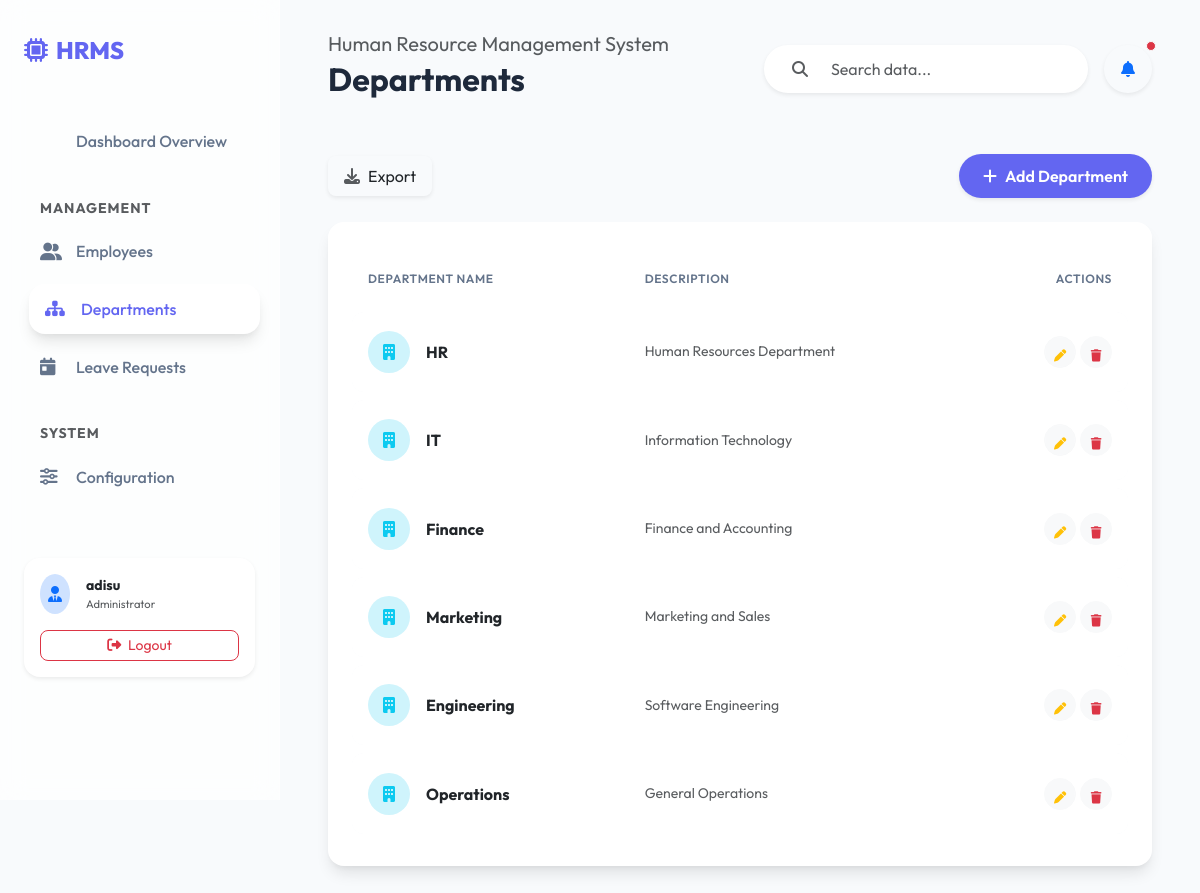
The app's page /departments/ (signed in) with its own data.
### core/models.py (models this page shows, shortened)
class Department(models.Model):
    name = models.CharField(max_length=100)
    description = models.TextField(blank=True)
    class Meta:
        verbose_name_plural = 'Departments'

### core/views.py (the view)
# urls.py: path('departments/', views.DepartmentListView.as_view(), name='department_list'),
class DepartmentListView(LoginRequiredMixin, ListView):
    model = Department
    template_name = 'core/department_list.html'
    context_object_name = 'departments'
    paginate_by = 10
    def get_queryset(self):
        queryset = super().get_queryset()
        q = self.request.GET.get('q')
        if q:
            queryset = queryset.filter(
                Q(name__icontains=q) |
                Q(description__icontains=q)
            )
        return queryset

### templates/core/department_list.html (shortened to what this page needs)
{% extends 'base.html' %}
{% block page_title %}Departments{% endblock %}
{% block content %}
<div class="d-flex justify-content-between align-items-center mb-4">
    <div class="d-flex gap-2">
        <a href="{% url 'core:export_departments_csv' %}?q={{ request.GET.q }}" class="btn btn-white shadow-sm rounded-3 px-3 py-2 border-0">
        <i class="fas fa-download text-muted me-2"></i>Export
    </a>
    </div>
    <a href="/admin/core/department/add/" class="btn btn-primary rounded-pill px-4 shadow-sm">
        <i class="fas fa-plus me-2"></i>Add Department
    </a>
</div>
<div class="table-container animate-fade-in">
    <table class="table align-middle mb-0">
        <thead>
            <tr>
                <th>Department Name</th>
                <th>Description</th>
                <th class="text-end">Actions</th>
            </tr>
        </thead>
        <tbody>
            {% for dept in departments %}
            <tr>
                <td>
                    <div class="d-flex align-items-center">
                        <div class="bg-info-subtle text-info rounded-circle d-flex align-items-center justify-content-center me-3" style="width: 42px; height: 42px; font-weight: 700;">
                            <i class="fas fa-building"></i>
                        </div>
                        <div class="fw-bold text-dark">{{ dept.name }}</div>
                    </div>
                </td>
                <td>
                    <div class="text-muted small">{{ dept.description|default:"No description available." }}</div>
                </td>
                <td class="text-end">
                    <div class="d-flex justify-content-end gap-1">
                        <button class="btn btn-light btn-sm rounded-circle p-2" title="Edit" style="width: 32px; height: 32px;">
                            <i class="fas fa-pen text-warning small"></i>
                        </button>
                        <button class="btn btn-light btn-sm rounded-circle p-2" title="Delete" style="width: 32px; height: 32px;">
                            <i class="fas fa-trash text-danger small"></i>
                        </button>
                    </div>
                </td>
            </tr>
            {% endfor %}
        </tbody>
    </table>
</div>
{% endblock %}

### templates/base.html (shortened to what this page needs)
{% load static %}
<!doctype html>
<html lang="en">
  <head>
    <link href="https://cdn.jsdelivr.net/npm/bootstrap@5.3.3/dist/css/bootstrap.min.css" rel="stylesheet" />
    <link href="https://cdnjs.cloudflare.com/ajax/libs/font-awesome/6.5.1/css/all.min.css" rel="stylesheet" />
    <link rel="stylesheet" href="{% static 'css/modern.css' %}" />
  </head>
  <body>
    <nav class="sidebar">
      <a href="{% url 'core:dashboard' %}" class="sidebar-logo">
        <i class="fas fa-microchip me-2"></i>
        <span>HRMS</span>
      </a>
      <div class="nav flex-column mt-4">
        <a class="nav-link {% if request.resolver_match.url_name == 'dashboard' %}active{% endif %}" href="{% url 'core:dashboard' %}">
           Dashboard Overview
        </a>
        <div class="text-uppercase text-muted small fw-bold mt-4 mb-2 ps-3" style="letter-spacing: 1px;">Management</div>
        <a class="nav-link {% if request.resolver_match.url_name == 'employee_list' %}active{% endif %}" href="{% url 'core:employee_list' %}">
          <i class="fas fa-user-group"></i> Employees
        </a>
        <a class="nav-link {% if request.resolver_match.url_name == 'department_list' %}active{% endif %}" href="{% url 'core:department_list' %}">
          <i class="fas fa-sitemap"></i> Departments
        </a>
        <a class="nav-link {% if request.resolver_match.app_name == 'leaves' %}active{% endif %}" href="{% url 'leaves:leave_list' %}">
          <i class="fas fa-calendar-day"></i> Leave Requests
        </a>
        <div class="text-uppercase text-muted small fw-bold mt-4 mb-2 ps-3" style="letter-spacing: 1px;">System</div>
        <a class="nav-link" href="/admin/">
          <i class="fas fa-sliders-h"></i> Configuration
        </a>
      </div>
      <div class="mt-auto pt-5">
        {% if user.is_authenticated %}
        <div class="card bg-white border-0 shadow-sm p-3 rounded-4">
          <div class="d-flex align-items-center">
            <div class="bg-primary-subtle text-primary rounded-circle p-2 me-3">
              <i class="fas fa-user-tie"></i>
            </div>
            <div class="overflow-hidden">
              <div class="fw-bold text-truncate small">{{ user.username }}</div>
              <div class="text-muted smaller" style="font-size: 0.7rem;">Administrator</div>
            </div>
          </div>
          <a href="{% url 'logout' %}" class="btn btn-sm btn-outline-danger w-100 mt-3 rounded-3">
            <i class="fas fa-sign-out-alt me-1"></i> Logout
          </a>
        </div>
        {% else %}
        <a href="{% url 'login' %}" class="btn btn-primary w-100 rounded-pill">
          <i class="fas fa-sign-in-alt me-2"></i> Login
        </a>
        {% endif %}
      </div>
    </nav>
    <main>
      <header class="d-flex justify-content-between align-items-center mb-5 animate-fade-in" style="position: relative; z-index: 1050;">
        <div>
          <h5 class="text-muted fw-normal mb-1">Human Resource Management System</h5>
          <h2 class="fw-bold">{% block page_title %}Dashboard{% endblock %}</h2>
        </div>
        <div class="d-flex gap-3">
          <form method="GET" action="" class="input-group bg-white rounded-pill shadow-sm px-3 py-1 border-0">
            <span class="input-group-text bg-transparent border-0"><i class="fas fa-search text-muted"></i></span>
            <input type="text" name="q" class="form-control bg-transparent border-0" placeholder="Search data..." value="{{ request.GET.q }}">
          </form>
          <div class="dropdown">
            <button class="btn btn-white shadow-sm rounded-circle p-3 d-flex align-items-center justify-content-center position-relative" style="width: 48px; height: 48px;" data-bs-toggle="dropdown" aria-expanded="false">
              <i class="fas fa-bell text-primary"></i>
              <span class="position-absolute top-0 start-100 translate-middle p-1 bg-danger border border-light rounded-circle">
              </span>
            </button>
          </div>
        </div>
      </header>
      <div class="content card-container animate-fade-in" style="animation-delay: 0.1s;">
        {% block content %}{% endblock %}
      </div>
    </main>
  </body>
</html>

### static/css/modern.css (style rules this page uses)
:root { --primary: #6366f1; --primary-hover: #4f46e5; --secondary: #a855f7; --accent: #f43f5e; --bg-main: #f8fafc; --bg-card: rgba(255, 255, 255, 0.8); --text-main: #1e293b; --text-muted: #64748b; --sidebar-width: 280px; --glass-bg: rgba(255, 255, 255, 0.7); --glass-border: rgba(255, 255, 255, 0.3); --radius: 16px; --shadow: 0 10px 15px -3px rgba(0, 0, 0, 0.1), 0 4px 6px -2px rgba(0, 0, 0, 0.05); }
body { font-family: 'Outfit', 'Inter', sans-serif; background-color: var(--bg-main); color: var(--text-main); overflow-x: hidden; }
.sidebar { width: var(--sidebar-width); height: 100vh; position: fixed; left: 0; top: 0; background: var(--glass-bg); backdrop-filter: blur(12px); -webkit-backdrop-filter: blur(12px); border-right: 1px solid var(--glass-border); padding: 2rem 1.5rem; z-index: 1000; transition: all 0.3s cubic-bezier(0.4, 0, 0.2, 1); }
.sidebar-logo { font-size: 1.5rem; font-weight: 800; color: var(--primary); display: flex; align-items: center; margin-bottom: 3rem; text-decoration: none; }
.nav-link { color: var(--text-muted); font-weight: 500; padding: 0.8rem 1rem; border-radius: var(--radius); margin-bottom: 0.5rem; transition: all 0.2s ease; display: flex; align-items: center; }
.nav-link:hover, .nav-link.active { background: white; color: var(--primary); box-shadow: var(--shadow); transform: translateX(5px); }
.nav-link i { width: 24px; font-size: 1.1rem; margin-right: 12px; }
main { margin-left: var(--sidebar-width); padding: 2rem 3rem; min-height: 100vh; }
.card { background: var(--glass-bg); backdrop-filter: blur(8px); border: 1px solid var(--glass-border); border-radius: var(--radius); box-shadow: var(--shadow); transition: transform 0.3s ease, box-shadow 0.3s ease; overflow: hidden; }
.table-container { background: white; border-radius: var(--radius); padding: 1.5rem; box-shadow: var(--shadow); overflow: hidden; }
.table { width: 100%; border-collapse: separate; border-spacing: 0 0.5rem; }
.table thead th { background: transparent; color: var(--text-muted); font-weight: 600; text-transform: uppercase; font-size: 0.75rem; letter-spacing: 0.05em; border: none; padding: 1rem; }
.table tbody tr { background: #f8fafc; border-radius: 12px; transition: all 0.2s ease; }
.table td { padding: 1.2rem 1rem; border: none; vertical-align: middle; }
.table td:first-child { border-radius: 12px 0 0 12px; }
.table td:last-child { border-radius: 0 12px 12px 0; }
.btn-primary { background: var(--primary); border: none; padding: 0.6rem 1.5rem; border-radius: 10px; font-weight: 600; transition: all 0.2s ease; }
.animate-fade-in { animation: fadeIn 0.5s ease forwards; }

### records on screen
Department: name "HR", description "Human Resources Department"
Department: name "IT", description "Information Technology"
Department: name "Finance", description "Finance and Accounting"
Department: name "Marketing", description "Marketing and Sales"
Department: name "Engineering", description "Software Engineering"
Department: name "Operations", description "General Operations"

### other values on screen
{{ user.username }} "adisu"
